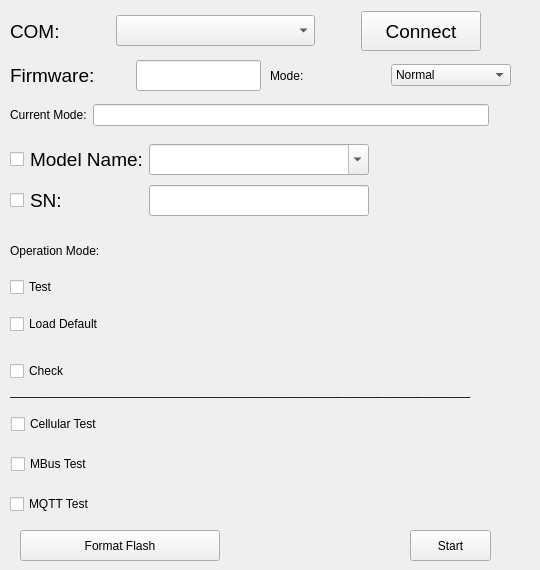
    <widget class="QWidget" name="tab_4">
     <attribute name="title">
      <string>mbusMeter</string>
     </attribute>
     <widget class="QPushButton" name="mbusPushButton">
      <property name="geometry">
       <rect>
        <x>410</x>
        <y>530</y>
        <width>81</width>
        <height>31</height>
       </rect>
      </property>
      <property name="text">
       <string>Start</string>
      </property>
     </widget>
     <widget class="QLabel" name="label_12">
      <property name="geometry">
       <rect>
        <x>10</x>
        <y>380</y>
        <width>471</width>
        <height>21</height>
       </rect>
      </property>
      <property name="text">
       <string>_____________________________________________________________________</string>
      </property>
     </widget>
     <widget class="QWidget" name="layoutWidget">
      <property name="geometry">
       <rect>
        <x>270</x>
        <y>60</y>
        <width>241</width>
        <height>31</height>
       </rect>
      </property>
      <layout class="QHBoxLayout" name="horizontalLayout_20">
       <item>
        <widget class="QLabel" name="label_4">
         <property name="text">
          <string>Mode:</string>
         </property>
        </widget>
       </item>
       <item>
        <widget class="QComboBox" name="mbusModeComboBox">
         <property name="minimumSize">
          <size>
           <width>120</width>
           <height>0</height>
          </size>
         </property>
         <item>
          <property name="text">
           <string>Normal</string>
          </property>
         </item>
         <item>
          <property name="text">
           <string>Set</string>
          </property>
         </item>
         <item>
          <property name="text">
           <string>Test</string>
          </property>
         </item>
        </widget>
       </item>
      </layout>
     </widget>
     <widget class="QWidget" name="layoutWidget">
      <property name="geometry">
       <rect>
        <x>10</x>
        <y>230</y>
        <width>481</width>
        <height>162</height>
       </rect>
      </property>
      <layout class="QVBoxLayout" name="verticalLayout_7">
       <item>
        <layout class="QHBoxLayout" name="horizontalLayout_21">
         <item>
          <widget class="QLabel" name="label_10">
           <property name="text">
            <string>Operation Mode:</string>
           </property>
          </widget>
         </item>
         <item>
          <spacer name="horizontalSpacer_4">
           <property name="orientation">
            <enum>Qt::Horizontal</enum>
           </property>
           <property name="sizeHint" stdset="0">
            <size>
             <width>40</width>
             <height>20</height>
            </size>
           </property>
          </spacer>
         </item>
        </layout>
       </item>
       <item>
        <widget class="QCheckBox" name="testOperationCheckBox">
         <property name="text">
          <string>Test</string>
         </property>
        </widget>
       </item>
       <item>
        <layout class="QHBoxLayout" name="horizontalLayout_26">
         <item>
          <widget class="QCheckBox" name="loadDefaultOperationCheckBox">
           <property name="text">
            <string>Load Default</string>
           </property>
          </widget>
         </item>
         <item>
          <widget class="QLabel" name="mbusLoadLabel">
           <property name="text">
            <string/>
           </property>
          </widget>
         </item>
        </layout>
       </item>
       <item>
        <layout class="QHBoxLayout" name="horizontalLayout_30">
         <item>
          <widget class="QCheckBox" name="checkOperationCheckBo">
           <property name="text">
            <string>Check</string>
           </property>
          </widget>
         </item>
         <item>
          <widget class="QLabel" name="mbusCheckLabel">
           <property name="text">
            <string/>
           </property>
          </widget>
         </item>
        </layout>
       </item>
      </layout>
     </widget>
     <widget class="QWidget" name="layoutWidget_3">
      <property name="geometry">
       <rect>
        <x>10</x>
        <y>60</y>
        <width>251</width>
        <height>31</height>
       </rect>
      </property>
      <layout class="QHBoxLayout" name="horizontalLayout_25">
       <item>
        <widget class="QLabel" name="label_15">
         <property name="minimumSize">
          <size>
           <width>120</width>
           <height>0</height>
          </size>
         </property>
         <property name="font">
          <font>
           <family>Arial</family>
           <pointsize>14</pointsize>
          </font>
         </property>
         <property name="text">
          <string>Firmware:</string>
         </property>
        </widget>
       </item>
       <item>
        <widget class="QLineEdit" name="versionSl102LineEdit">
         <property name="font">
          <font>
           <family>Arial</family>
           <pointsize>14</pointsize>
          </font>
         </property>
         <property name="readOnly">
          <bool>true</bool>
         </property>
        </widget>
       </item>
       <item>
        <spacer name="horizontalSpacer_25">
         <property name="orientation">
          <enum>Qt::Horizontal</enum>
         </property>
         <property name="sizeHint" stdset="0">
          <size>
           <width>40</width>
           <height>20</height>
          </size>
         </property>
        </spacer>
       </item>
      </layout>
     </widget>
     <widget class="QWidget" name="layoutWidget_4">
      <property name="geometry">
       <rect>
        <x>10</x>
        <y>10</y>
        <width>471</width>
        <height>42</height>
       </rect>
      </property>
      <layout class="QHBoxLayout" name="horizontalLayout_23">
       <item>
        <widget class="QLabel" name="label_13">
         <property name="sizePolicy">
          <sizepolicy hsizetype="Fixed" vsizetype="Preferred">
           <horstretch>0</horstretch>
           <verstretch>0</verstretch>
          </sizepolicy>
         </property>
         <property name="minimumSize">
          <size>
           <width>100</width>
           <height>0</height>
          </size>
         </property>
         <property name="maximumSize">
          <size>
           <width>100</width>
           <height>16777215</height>
          </size>
         </property>
         <property name="font">
          <font>
           <family>Arial</family>
           <pointsize>14</pointsize>
          </font>
         </property>
         <property name="text">
          <string>COM:</string>
         </property>
        </widget>
       </item>
       <item>
        <widget class="QComboBox" name="serialSl102ComboBox">
         <property name="font">
          <font>
           <family>Arial</family>
           <pointsize>14</pointsize>
          </font>
         </property>
        </widget>
       </item>
       <item>
        <spacer name="horizontalSpacer_7">
         <property name="orientation">
          <enum>Qt::Horizontal</enum>
         </property>
         <property name="sizeType">
          <enum>QSizePolicy::Fixed</enum>
         </property>
         <property name="sizeHint" stdset="0">
          <size>
           <width>40</width>
           <height>20</height>
          </size>
         </property>
        </spacer>
       </item>
       <item>
        <widget class="QPushButton" name="connectSl102PushButton">
         <property name="sizePolicy">
          <sizepolicy hsizetype="Fixed" vsizetype="Fixed">
           <horstretch>0</horstretch>
           <verstretch>0</verstretch>
          </sizepolicy>
         </property>
         <property name="minimumSize">
          <size>
           <width>120</width>
           <height>40</height>
          </size>
         </property>
         <property name="font">
          <font>
           <family>Arial</family>
           <pointsize>14</pointsize>
          </font>
         </property>
         <property name="text">
          <string>Connect</string>
         </property>
        </widget>
       </item>
      </layout>
     </widget>
     <widget class="QWidget" name="layoutWidget_5">
      <property name="geometry">
       <rect>
        <x>10</x>
        <y>140</y>
        <width>521</width>
        <height>82</height>
       </rect>
      </property>
      <layout class="QGridLayout" name="gridLayout_31">
       <item row="1" column="3">
        <widget class="QLabel" name="SNSl102Label">
         <property name="minimumSize">
          <size>
           <width>150</width>
           <height>0</height>
          </size>
         </property>
         <property name="text">
          <string/>
         </property>
        </widget>
       </item>
       <item row="1" column="0">
        <widget class="QCheckBox" name="SNSl102CheckBox">
         <property name="enabled">
          <bool>true</bool>
         </property>
         <property name="text">
          <string/>
         </property>
         <property name="checked">
          <bool>false</bool>
         </property>
        </widget>
       </item>
       <item row="1" column="2">
        <widget class="QLineEdit" name="SNSl102LineEdit">
         <property name="sizePolicy">
          <sizepolicy hsizetype="Fixed" vsizetype="Fixed">
           <horstretch>0</horstretch>
           <verstretch>0</verstretch>
          </sizepolicy>
         </property>
         <property name="minimumSize">
          <size>
           <width>220</width>
           <height>0</height>
          </size>
         </property>
         <property name="font">
          <font>
           <family>Arial</family>
           <pointsize>14</pointsize>
          </font>
         </property>
        </widget>
       </item>
       <item row="0" column="3">
        <widget class="QLabel" name="modelSL102Label">
         <property name="minimumSize">
          <size>
           <width>150</width>
           <height>0</height>
          </size>
         </property>
         <property name="text">
          <string/>
         </property>
        </widget>
       </item>
       <item row="1" column="4">
        <spacer name="horizontalSpacer_26">
         <property name="orientation">
          <enum>Qt::Horizontal</enum>
         </property>
         <property name="sizeHint" stdset="0">
          <size>
           <width>40</width>
           <height>20</height>
          </size>
         </property>
        </spacer>
       </item>
       <item row="1" column="1">
        <widget class="QLabel" name="label_16">
         <property name="font">
          <font>
           <family>Arial</family>
           <pointsize>14</pointsize>
          </font>
         </property>
         <property name="text">
          <string>SN:</string>
         </property>
        </widget>
       </item>
       <item row="0" column="1">
        <widget class="QLabel" name="modelNameLabel_3">
         <property name="font">
          <font>
           <family>Arial</family>
           <pointsize>14</pointsize>
          </font>
         </property>
         <property name="text">
          <string>Model Name:</string>
         </property>
        </widget>
       </item>
       <item row="0" column="2">
        <widget class="QComboBox" name="modelNameSl102ComBox">
         <property name="sizePolicy">
          <sizepolicy hsizetype="Fixed" vsizetype="Fixed">
           <horstretch>0</horstretch>
           <verstretch>0</verstretch>
          </sizepolicy>
         </property>
         <property name="minimumSize">
          <size>
           <width>220</width>
           <height>0</height>
          </size>
         </property>
         <property name="font">
          <font>
           <family>Arial</family>
           <pointsize>14</pointsize>
          </font>
         </property>
         <property name="editable">
          <bool>true</bool>
         </property>
        </widget>
       </item>
       <item row="0" column="0">
        <widget class="QCheckBox" name="modelNameSl102CheckBox">
         <property name="text">
          <string/>
         </property>
         <property name="checked">
          <bool>false</bool>
         </property>
        </widget>
       </item>
      </layout>
     </widget>
     <widget class="QWidget" name="layoutWidget">
      <property name="geometry">
       <rect>
        <x>10</x>
        <y>490</y>
        <width>391</width>
        <height>28</height>
       </rect>
      </property>
      <layout class="QHBoxLayout" name="horizontalLayout_22">
       <item>
        <widget class="QCheckBox" name="mqttTestCheckBox">
         <property name="text">
          <string>MQTT Test</string>
         </property>
        </widget>
       </item>
       <item>
        <widget class="QLabel" name="mbusMQTTLabel">
         <property name="text">
          <string/>
         </property>
        </widget>
       </item>
      </layout>
     </widget>
     <widget class="QWidget" name="layoutWidget">
      <property name="geometry">
       <rect>
        <x>11</x>
        <y>410</y>
        <width>391</width>
        <height>28</height>
       </rect>
      </property>
      <layout class="QHBoxLayout" name="horizontalLayout_4">
       <item>
        <widget class="QCheckBox" name="baseStationCheckBox">
         <property name="text">
          <string>Cellular Test</string>
         </property>
        </widget>
       </item>
       <item>
        <widget class="QLabel" name="mbusCellularLabel">
         <property name="text">
          <string/>
         </property>
        </widget>
       </item>
      </layout>
     </widget>
     <widget class="QWidget" name="layoutWidget">
      <property name="geometry">
       <rect>
        <x>11</x>
        <y>450</y>
        <width>391</width>
        <height>28</height>
       </rect>
      </property>
      <layout class="QHBoxLayout" name="horizontalLayout_261">
       <item>
        <widget class="QCheckBox" name="mbusTestCheckBox">
         <property name="text">
          <string>MBus Test</string>
         </property>
        </widget>
       </item>
       <item>
        <widget class="QLabel" name="mbusTestLabel">
         <property name="text">
          <string/>
         </property>
        </widget>
       </item>
      </layout>
     </widget>
     <widget class="QPushButton" name="formatFlashPushButton">
      <property name="geometry">
       <rect>
        <x>20</x>
        <y>530</y>
        <width>200</width>
        <height>31</height>
       </rect>
      </property>
      <property name="minimumSize">
       <size>
        <width>200</width>
        <height>0</height>
       </size>
      </property>
      <property name="text">
       <string>Format Flash</string>
      </property>
     </widget>
     <widget class="QWidget" name="layoutWidget">
      <property name="geometry">
       <rect>
        <x>10</x>
        <y>100</y>
        <width>479</width>
        <height>30</height>
       </rect>
      </property>
      <layout class="QHBoxLayout" name="horizontalLayout_31">
       <item>
        <widget class="QLabel" name="label_9">
         <property name="text">
          <string>Current Mode:</string>
         </property>
        </widget>
       </item>
       <item>
        <widget class="QLineEdit" name="mbusCurrentModeLlineEdit"/>
       </item>
      </layout>
     </widget>
    </widget>
